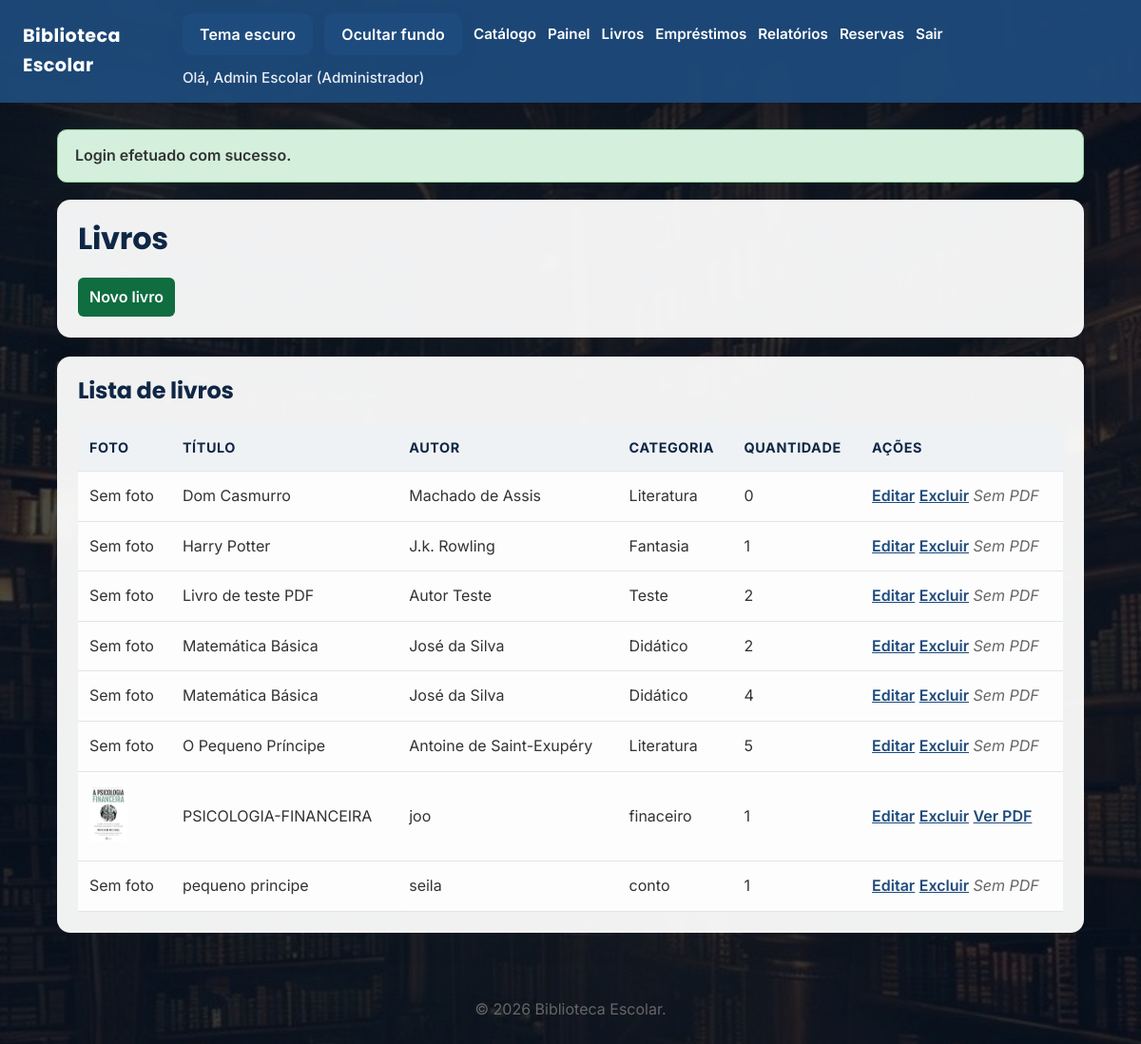
The app's page /books.php (signed in) with its own data.
### tables this page shows
CREATE TABLE books (
        id INTEGER PRIMARY KEY AUTOINCREMENT,
        title TEXT NOT NULL,
        author TEXT NOT NULL,
        category TEXT NOT NULL,
        isbn TEXT,
        publisher TEXT,
        year INTEGER,
        quantity INTEGER NOT NULL DEFAULT 0,
        shelf TEXT,
        internal_code TEXT,
        cover_path TEXT,
        created_at TEXT NOT NULL DEFAULT CURRENT_TIMESTAMP
    , pdf_path TEXT);

### includes/functions.php (called while the page is built, shortened)
<?php
function base_url(string $path = ''): string
{
    $base = BASE_URL;
    return rtrim($base, '/') . '/' . ltrim($path, '/');
}
function h(string $value): string
{
    return htmlspecialchars($value, ENT_QUOTES, 'UTF-8');
}

### books.php (the view, shortened to what this page needs)
<?php
require_once __DIR__ . '/includes/functions.php';
$db = get_db();
try {
    $db->exec('ALTER TABLE books ADD COLUMN cover_path TEXT');
} catch (Exception $e) {
}
$books = $db->query('SELECT * FROM books ORDER BY title')->fetchAll();
require_once __DIR__ . '/includes/header.php';
?>
<div class="card">
    <h1>Livros</h1>
    <div class="actions">
        <a href="books.php?action=add">Novo livro</a>
    </div>
</div>
<div class="card">
    <h2>Lista de livros</h2>
    <?php if (empty($books)): ?>
        <p>Nenhum livro cadastrado.</p>
    <?php else: ?>
        <table>
            <thead>
                <tr>
                    <th>Foto</th>
                    <th>Título</th>
                    <th>Autor</th>
                    <th>Categoria</th>
                    <th>Quantidade</th>
                    <th>Ações</th>
                </tr>
            </thead>
            <tbody>
                <?php foreach ($books as $item): ?>
                    <tr>
                        <td>
                            <?php if (!empty($item['cover_path'])): ?>
                                <img src="<?php echo h(base_url($item['cover_path'])); ?>" alt="Foto do livro" style="max-width: 60px; max-height: 60px; object-fit: cover;">
                            <?php else: ?>
                                <span>Sem foto</span>
                            <?php endif; ?>
                        </td>
                        <td><?php echo h($item['title']); ?></td>
                        <td><?php echo h($item['author']); ?></td>
                        <td><?php echo h($item['category']); ?></td>
                        <td><?php echo (int)$item['quantity']; ?></td>
                        <td>
                            <a href="books.php?action=edit&id=<?php echo (int)$item['id']; ?>">Editar</a>
                            <a href="books.php?action=delete&id=<?php echo (int)$item['id']; ?>" onclick="return confirm('Tem certeza que deseja excluir este livro?');">Excluir</a>
                            <?php if (!empty($item['pdf_path'])): ?>
                                <a href="view_book_pdf.php?id=<?php echo (int)$item['id']; ?>" target="_blank" rel="noopener">Ver PDF</a>
                            <?php else: ?>
                                <span class="muted">Sem PDF</span>
                            <?php endif; ?>
                        </td>
                    </tr>
                <?php endforeach; ?>
            </tbody>
        </table>
    <?php endif; ?>
</div>
<?php require_once __DIR__ . '/includes/footer.php';

### css/style.css (style rules this page uses)
:root { --bg: #f4f5f7; --text: #333; --header-bg: #1e4b7d; --header-text: #ffffff; --card-bg: #ffffff; --border: #e0e4ea; --input-bg: #ffffff; --input-border: #ccd0d9; --button-bg: #1e4b7d; --button-color: #ffffff; --button-hover: #153b61; --link-color: #1e4b7d; --table-bg: #ffffff; --footer-text: #666; --flash-success-bg: #d4f0dd; --flash-success-border: #8fd19b; --flash-error-bg: #ffe4e1; --flash-error-border: #e11d48; --action-bg: #0f6d3f; --action-hover: #0b562f; --font-sans: "Inter", "Segoe UI", Roboto, Arial, sans-serif; --font-heading: "Poppins", "Inter", "Segoe UI", sans-serif; }
body { margin: 0; font-family: var(--font-sans); font-size: 16px; line-height: 1.6; background: linear-gradient(rgba(7, 18, 34, 0.72), rgba(7, 18, 34, 0.72)), url('../img/library-bg.jpg') center/cover fixed; color: var(--text); min-height: 100vh; transition: background 0.2s ease; -webkit-font-smoothing: antialiased; text-rendering: optimizeLegibility; }
h1, h2, h3, h4 { font-family: var(--font-heading); line-height: 1.2; margin-top: 0; color: #0f2745; font-weight: 700; letter-spacing: -0.01em; text-shadow: 0 1px 2px rgba(255, 255, 255, 0.35); }
.muted { color: var(--footer-text); font-style: italic; }
.card { background: rgba(255, 255, 255, 0.94); border-radius: 14px; padding: 22px; box-shadow: 0 10px 30px rgba(15, 23, 42, 0.08); margin-bottom: 20px; backdrop-filter: blur(2px); }
a { color: var(--link-color); font-weight: 600; }
table { width: 100%; border-collapse: collapse; margin-top: 12px; background: rgba(255, 255, 255, 0.9); }
table th, table td { padding: 13px 12px; border-bottom: 1px solid var(--border); text-align: left; color: var(--text); vertical-align: middle; }
table th { font-size: 0.9rem; font-weight: 700; text-transform: uppercase; letter-spacing: 0.04em; color: #0f2745; background: rgba(30, 75, 125, 0.06); }
.actions { display: flex; gap: 10px; flex-wrap: wrap; }
.actions a { display: inline-block; background: var(--action-bg); color: white; padding: 8px 12px; border-radius: 6px; text-decoration: none; }

### records on screen
books: shows "Sem foto", title "Dom Casmurro", author "Machado de Assis", category "Literatura", quantity "0", shows "Sem PDF"
books: shows "Sem foto", title "Harry Potter", author "J.k. Rowling", category "Fantasia", quantity "1", shows "Sem PDF"
books: shows "Sem foto", title "Livro de teste PDF", author "Autor Teste", category "Teste", quantity "2", shows "Sem PDF"
books: shows "Sem foto", title "Matemática Básica", author "José da Silva", category "Didático", quantity "2", shows "Sem PDF"
books: shows "Sem foto", title "Matemática Básica", author "José da Silva", category "Didático", quantity "4", shows "Sem PDF"
books: shows "Sem foto", title "O Pequeno Príncipe", author "Antoine de Saint-Exupéry", category "Literatura", quantity "5", shows "Sem PDF"
books: cover_path (picture), title "PSICOLOGIA-FINANCEIRA", author "joo", category "finaceiro", quantity "1"
books: shows "Sem foto", title "pequeno principe", author "seila", category "conto", quantity "1", shows "Sem PDF"

### other values on screen
SITE_NAME "Biblioteca Escolar"
$user['name'] "Admin Escolar"
$user['role_name'] "Administrador"
$flash['message'] "Login efetuado com sucesso."
